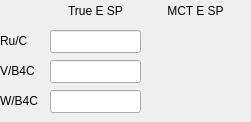
<?xml version="1.0" encoding="UTF-8"?>
<ui version="4.0">
 <class>Form</class>
 <widget class="QWidget" name="Form">
  <property name="geometry">
   <rect>
    <x>0</x>
    <y>0</y>
    <width>251</width>
    <height>122</height>
   </rect>
  </property>
  <property name="windowTitle">
   <string>MCT Energy Calibration</string>
  </property>
  <widget class="QFrame" name="frame">
   <property name="geometry">
    <rect>
     <x>0</x>
     <y>0</y>
     <width>251</width>
     <height>121</height>
    </rect>
   </property>
   <property name="autoFillBackground">
    <bool>true</bool>
   </property>
   <property name="frameShape">
    <enum>QFrame::NoFrame</enum>
   </property>
   <property name="frameShadow">
    <enum>QFrame::Plain</enum>
   </property>
   <widget class="QELineEdit" name="qelineedit">
    <property name="geometry">
     <rect>
      <x>50</x>
      <y>30</y>
      <width>91</width>
      <height>23</height>
     </rect>
    </property>
    <property name="variable" stdset="0">
     <string>MCTCFG01:MONO01_RUC_TRUE_E_SP</string>
    </property>
   </widget>
   <widget class="QLabel" name="label">
    <property name="geometry">
     <rect>
      <x>0</x>
      <y>30</y>
      <width>41</width>
      <height>21</height>
     </rect>
    </property>
    <property name="text">
     <string>Ru/C</string>
    </property>
   </widget>
   <widget class="QELabel" name="qelabel">
    <property name="geometry">
     <rect>
      <x>150</x>
      <y>30</y>
      <width>91</width>
      <height>21</height>
     </rect>
    </property>
    <property name="variable" stdset="0">
     <string>MCTCFG01:MONO01_RUC_MCT_E_SP</string>
    </property>
   </widget>
   <widget class="QLabel" name="label_2">
    <property name="geometry">
     <rect>
      <x>0</x>
      <y>60</y>
      <width>41</width>
      <height>21</height>
     </rect>
    </property>
    <property name="text">
     <string>V/B4C</string>
    </property>
   </widget>
   <widget class="QELineEdit" name="qelineedit_2">
    <property name="geometry">
     <rect>
      <x>50</x>
      <y>60</y>
      <width>91</width>
      <height>23</height>
     </rect>
    </property>
    <property name="variable" stdset="0">
     <string>MCTCFG01:MONO01_VB4C_TRUE_E_SP</string>
    </property>
   </widget>
   <widget class="QELabel" name="qelabel_4">
    <property name="geometry">
     <rect>
      <x>150</x>
      <y>60</y>
      <width>91</width>
      <height>21</height>
     </rect>
    </property>
    <property name="variable" stdset="0">
     <string>MCTCFG01:MONO01_VB4C_MCT_E_SP</string>
    </property>
   </widget>
   <widget class="QLabel" name="label_3">
    <property name="geometry">
     <rect>
      <x>50</x>
      <y>0</y>
      <width>91</width>
      <height>21</height>
     </rect>
    </property>
    <property name="text">
     <string>True E SP</string>
    </property>
    <property name="alignment">
     <set>Qt::AlignCenter</set>
    </property>
   </widget>
   <widget class="QLabel" name="label_4">
    <property name="geometry">
     <rect>
      <x>150</x>
      <y>0</y>
      <width>91</width>
      <height>21</height>
     </rect>
    </property>
    <property name="text">
     <string>MCT E SP</string>
    </property>
    <property name="alignment">
     <set>Qt::AlignCenter</set>
    </property>
   </widget>
   <widget class="QELabel" name="qelabel_9">
    <property name="geometry">
     <rect>
      <x>150</x>
      <y>90</y>
      <width>91</width>
      <height>21</height>
     </rect>
    </property>
    <property name="variable" stdset="0">
     <string>MCTCFG01:MONO01_WB4C_MCT_E_SP</string>
    </property>
   </widget>
   <widget class="QELineEdit" name="qelineedit_3">
    <property name="geometry">
     <rect>
      <x>50</x>
      <y>90</y>
      <width>91</width>
      <height>23</height>
     </rect>
    </property>
    <property name="variable" stdset="0">
     <string>MCTCFG01:MONO01_WB4C_TRUE_E_SP</string>
    </property>
   </widget>
   <widget class="QLabel" name="label_7">
    <property name="geometry">
     <rect>
      <x>0</x>
      <y>90</y>
      <width>41</width>
      <height>21</height>
     </rect>
    </property>
    <property name="text">
     <string>W/B4C</string>
    </property>
   </widget>
  </widget>
 </widget>
 <customwidgets>
  <customwidget>
   <class>QELabel</class>
   <extends>QLabel</extends>
   <header>QELabel.h</header>
  </customwidget>
  <customwidget>
   <class>QELineEdit</class>
   <extends>QLineEdit</extends>
   <header>QELineEdit.h</header>
  </customwidget>
 </customwidgets>
 <resources/>
 <connections/>
</ui>
